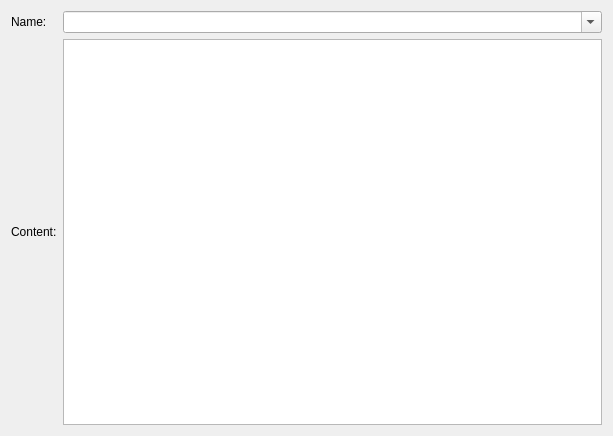
<?xml version="1.0" encoding="UTF-8"?>
<ui version="4.0">
 <class>QmitkPythonSnippets</class>
 <widget class="QWidget" name="QmitkPythonSnippets">
  <property name="geometry">
   <rect>
    <x>0</x>
    <y>0</y>
    <width>613</width>
    <height>436</height>
   </rect>
  </property>
  <property name="minimumSize">
   <size>
    <width>0</width>
    <height>0</height>
   </size>
  </property>
  <property name="acceptDrops">
   <bool>true</bool>
  </property>
  <property name="windowTitle">
   <string>QmitkTemplate</string>
  </property>
  <layout class="QGridLayout" name="gridLayout">
   <item row="0" column="0">
    <widget class="QLabel" name="label">
     <property name="text">
      <string>Name:</string>
     </property>
    </widget>
   </item>
   <item row="0" column="1">
    <widget class="QComboBox" name="Name">
     <property name="editable">
      <bool>true</bool>
     </property>
    </widget>
   </item>
   <item row="2" column="0">
    <widget class="QLabel" name="label_2">
     <property name="text">
      <string>Content:</string>
     </property>
    </widget>
   </item>
   <item row="2" column="1">
    <widget class="QTextEdit" name="Content"/>
   </item>
  </layout>
  <action name="PasteSnippet">
   <property name="icon">
    <iconset resource="resources/mitkPython.qrc">
     <normaloff>:/mitkPython/edit-paste.png</normaloff>:/mitkPython/edit-paste.png</iconset>
   </property>
   <property name="text">
    <string>Paste snippet!</string>
   </property>
   <property name="toolTip">
    <string>Push button to paste the snippet into the console or the editor. Or double click on the snippet text window.</string>
   </property>
  </action>
  <action name="RemoveSnippet">
   <property name="icon">
    <iconset resource="resources/mitkPython.qrc">
     <normaloff>:/mitkPython/edit-delete.png</normaloff>:/mitkPython/edit-delete.png</iconset>
   </property>
   <property name="text">
    <string>Remove snippet</string>
   </property>
   <property name="toolTip">
    <string>Remove the selected snippet.</string>
   </property>
  </action>
  <action name="RenameSnippet">
   <property name="icon">
    <iconset resource="resources/mitkPython.qrc">
     <normaloff>:/mitkPython/edit-find-replace.png</normaloff>:/mitkPython/edit-find-replace.png</iconset>
   </property>
   <property name="text">
    <string>Rename snippet</string>
   </property>
   <property name="toolTip">
    <string>Rename the selected snippet.</string>
   </property>
  </action>
  <action name="AddSnippet">
   <property name="icon">
    <iconset resource="resources/mitkPython.qrc">
     <normaloff>:/mitkPython/document-new.png</normaloff>:/mitkPython/document-new.png</iconset>
   </property>
   <property name="text">
    <string>Add snippet</string>
   </property>
   <property name="toolTip">
    <string>Add a new snippet to the list.</string>
   </property>
  </action>
  <action name="RestoreDefaultSnippets">
   <property name="icon">
    <iconset resource="resources/mitkPython.qrc">
     <normaloff>:/mitkPython/edit-clear.png</normaloff>:/mitkPython/edit-clear.png</iconset>
   </property>
   <property name="text">
    <string>Restore default snippets</string>
   </property>
   <property name="toolTip">
    <string>Clear and restore the default snippets.</string>
   </property>
  </action>
 </widget>
 <resources>
  <include location="resources/mitkPython.qrc"/>
 </resources>
 <connections/>
</ui>
